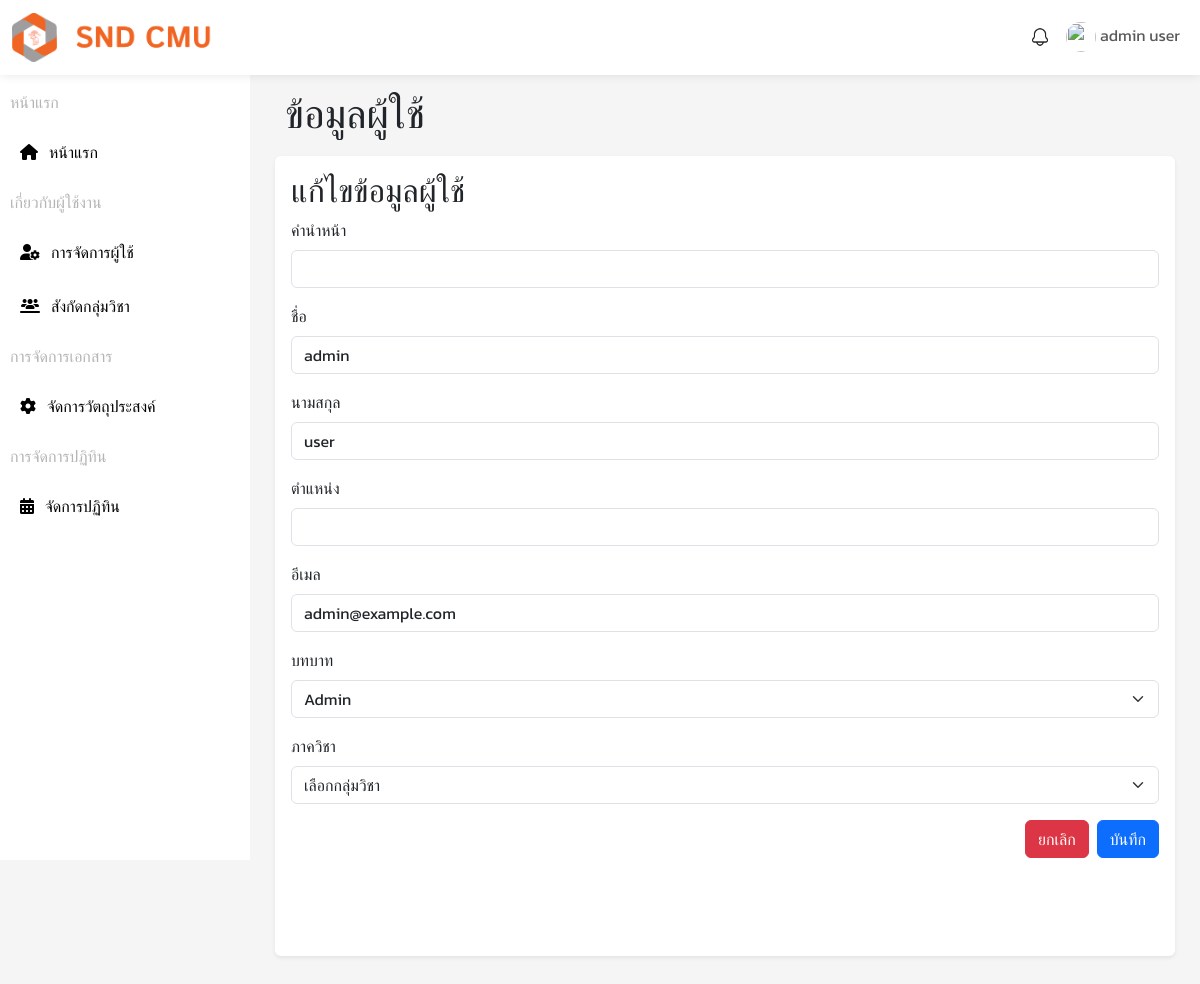
/pages/manage/user_edit.php?u_id=1 (signed in), run on the app's committed database.
### tables this page shows
CREATE TABLE `users` (
  `user_id` int(11) NOT NULL,
  `prefix` varchar(50) NOT NULL,
  `upassword` varchar(255) NOT NULL,
  `firstname` varchar(100) NOT NULL,
  `lastname` varchar(100) NOT NULL,
  `position` varchar(100) NOT NULL,
  `email` varchar(100) NOT NULL,
  `role` enum('staff','lecturer','admin') NOT NULL,
  `status` varchar(1) NOT NULL DEFAULT '1',
  `created_at` timestamp NOT NULL DEFAULT current_timestamp()
);

### config/func.php (called while the page is built, shortened)
<?php
function fetch_user($conn, $user_id) {
    $query = "SELECT prefix, firstname, lastname FROM users WHERE user_id = ? LIMIT 1";
    $stmt = $conn->prepare($query);
    $stmt->bind_param("s", $user_id);
    $stmt->execute();
    $result = $stmt->get_result();
    if ($result->num_rows > 0) {
        return $result->fetch_assoc();
    } else {
        return null;
    }
}
function fetch_user_by_id($conn, $user_id) {
    $sql = "SELECT * FROM users WHERE user_id = ?";
    $stmt = mysqli_prepare($conn, $sql);
    mysqli_stmt_bind_param($stmt, "i", $user_id);
    mysqli_stmt_execute($stmt);
    $result = mysqli_stmt_get_result($stmt);
    return mysqli_fetch_assoc($result);
}
?>

### pages/manage/user_edit.php (the view, shortened to what this page needs)
<?php
include '../../config/func.php';
$user_id = intval($_GET['u_id']);
$user = fetch_user_by_id($conn, $user_id);
$user_id = $_SESSION['user_id'];
$data = fetch_user($conn, $user_id);
?>
<!DOCTYPE html>
<html lang="en">
<head>
    <link rel="stylesheet" href="../../assets/css/style.css">
    <link href="https://cdn.jsdelivr.net/npm/bootstrap@5.3.3/dist/css/bootstrap.min.css" rel="stylesheet">
    <link rel="stylesheet" href="https://cdnjs.cloudflare.com/ajax/libs/font-awesome/6.1.1/css/all.min.css">
</head>
<body style="background-color: #F5F5F5;">
    <nav id="header" class="navbar navbar-expand-lg bg-body fixed-top">
        <div class="container-fluid">
            <a class="navbar-brand" href="admin.php"><img src="../../assets/img/logo-snd.png" alt="" width="200px"></a>
            <div class="collapse navbar-collapse" id="navbarSupportedContent">
                <ul class="navbar-nav ms-auto">
                    <?php include '../../components/notification_component.php'; ?>
                    <li class="nav-item dropdown">
                        <a class="nav-link" href="#" role="button" data-bs-toggle="dropdown" aria-expanded="false">
                            <img src="<?php echo $profile_image; ?>" class="rounded-circle" width="30" height="30">
                            <?php echo isset($data) ? $data['firstname'] . " " . $data['lastname'] : "ไม่พบข้อมูล"; ?>
                        </a>
                    </li>
                </ul>
            </div>
        </div>
    </nav>
    <section id="sidebar">
        <div class="sidebar-dash">
            <div class="list-dash">
            <div class="dash">
                    <div class="title-sidebar">
                        <p>หน้าแรก</p>
                    </div>
                    <ul>
                        <li><a href="../dashboard/admin.php">
                                <div><i class="fa-solid fa-house"></i>&nbsp;&nbsp; หน้าแรก</div>
                            </a></li>
                    </ul>
                    <div class="title-sidebar">
                        <p>เกี่ยวกับผู้ใช้งาน</p>
                    </div>
                    <ul>
                        <li><a href="user.php">
                                <div><i class="fa-solid fa-user-gear"></i>&nbsp;&nbsp; การจัดการผู้ใช้</div>
                            </a></li>
                        <li><a href="department.php">
                                <div><i class="fa-solid fa-users-line"></i>&nbsp;&nbsp; สังกัดกลุ่มวิชา</div>
                            </a></li>
                    </ul>
                    <div class="title-sidebar">
                        <p>การจัดการเอกสาร</p>
                    </div>
                    <ul>
                        <li><a href="purpose.php">
                                <div><i class="fa-solid fa-gear"></i>&nbsp;&nbsp; จัดการวัตถุประสงค์</div>
                            </a></li>
                    </ul>
                    <div class="title-sidebar">
                        <p>การจัดการปฏิทิน</p>
                    </div>
                    <ul>
                        <li><a href="calendar.php">
                                <div><i class="fa-solid fa-calendar-days"></i>&nbsp;&nbsp; จัดการปฏิทิน</div>
                            </a></li>
                    </ul>
                </div>
            </div>
        </div>
    </section>
    <section id="container">
        <div class="content-header">
            <h1>ข้อมูลผู้ใช้</h1>
        </div>
        <div class="content shadow-sm p-3 mb-5 rounded">
            <h2>แก้ไขข้อมูลผู้ใช้</h2>
            <form action="user_update.php" method="POST">
                <div class="mb-3">
                    <label class="form-label">คำนำหน้า</label>
                    <input type="text" class="form-control" name="prefix" value="<?php echo htmlspecialchars($user['prefix']); ?>">
                </div>
                <div class="mb-3">
                    <label class="form-label">ชื่อ</label>
                    <input type="text" class="form-control" name="firstname" value="<?php echo htmlspecialchars($user['firstname']); ?>">
                </div>
                <div class="mb-3">
                    <label class="form-label">นามสกุล</label>
                    <input type="text" class="form-control" name="lastname" value="<?php echo htmlspecialchars($user['lastname']); ?>">
                </div>
                <div class="mb-3">
                    <label class="form-label">ตำแหน่ง</label>
                    <input type="text" class="form-control" name="position" value="<?php echo htmlspecialchars($user['position']); ?>">
                </div>
                <div class="mb-3">
                    <label class="form-label">อีเมล</label>
                    <input type="email" class="form-control" name="email" value="<?php echo htmlspecialchars($user['email']); ?>">
                </div>
                <div class="mb-3">
                    <label class="form-label">บทบาท</label>
                    <select class="form-select" aria-label="Default select example" name="role">
                        <option value="admin" <?php if ($user['role'] == 'admin') echo 'selected'; ?>>Admin</option>
                    </select>
                </div>
                <div class="mb-3">
                    <label class="form-label">ภาควิชา</label>
                    <select class="form-select" aria-label="Default select example" name="department">
                        <option value="">เลือกกลุ่มวิชา</option>
                    </select>
                </div>
                <div class="d-grid gap-2 d-md-flex justify-content-md-end">
                    <input type="button" value="ยกเลิก" class="btn btn-danger" onclick="history.back();">
                    <input type="submit" name="submit" class="btn btn-primary" value="บันทึก">
                </div>
            </form>
        </div>
    </section>
</body>
</html>

### assets/css/style.css (style rules this page uses)
#sidebar { font-family: "Kanit", sans-serif; font-style: normal; margin-top: 60px; width: 250px; height: 100vh; background-color: #fff; color: #000; padding: 30px 10px 10px 10px; box-sizing: border-box; position: fixed; top: 0; left: 0; overflow-y: auto; font-weight: 300; }
#sidebar ul { list-style: none; padding: 0; }
#sidebar ul li { margin: 10px 0; }
#sidebar a { text-decoration: none; color: #000; display: flex; align-items: center; gap: 10px; padding: 10px; transition: background-color 0.3s; }
.title-sidebar { color: #B5B5B5; font-weight: 400; }
#header { box-shadow: 0 0 10px rgba(0, 0, 0, 0.1); font-family: "Kanit", sans-serif; font-style: normal; }
#container { font-family: "Kanit", sans-serif; font-style: normal; margin-top: 80px; margin-left: 275px; margin-right: 25px; }
.content-header { display: flex; align-items: center; justify-content: space-between; padding: 10px; }
.content { background-color: #fff; border-radius: 7px; padding: 20px; min-height: 100vh; height: auto; }
::placeholder { font-size: 16px; }

### data on the page
users: firstname "admin", lastname "user", email "admin@example.com", role "Admin"
